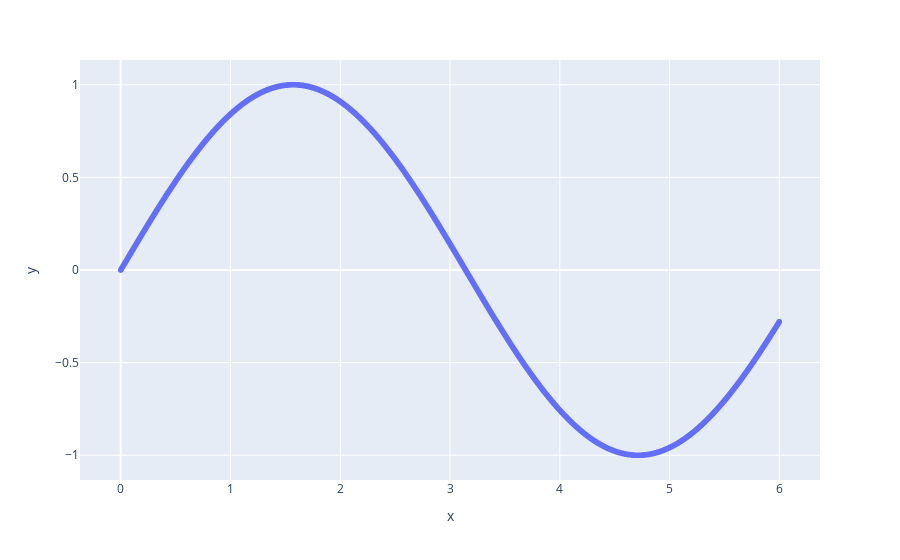

The notebook cell saved with this chart:
### Code cell
# Draw a sine wave
x = np.linspace(0, 6, 1001)
y = np.sin(x)
px.scatter(x = x, y = y)

### Figure 1 — Plotly figure (JSON) as saved in the notebook; plotly's stock layout.template omitted (floating-point values rounded to 4 significant figures; data arrays with more than 128 entries replaced by an {"elided": "..."} marker saying what was removed)
{"data": [{"hovertemplate": "x=%{x}<br>y=%{y}<extra></extra>", "legendgroup": "", "marker": {"color": "#636efa", "symbol": "circle"}, "mode": "markers", "name": "", "showlegend": false, "type": "scattergl", "x": {"elided": "1001 float values"}, "xaxis": "x", "y": {"elided": "1001 float values"}, "yaxis": "y"}], "layout": {"legend": {"tracegroupgap": 0}, "margin": {"t": 60}, "xaxis": {"anchor": "y", "domain": [0, 1], "title": {"text": "x"}}, "yaxis": {"anchor": "x", "domain": [0, 1], "title": {"text": "y"}}}}
